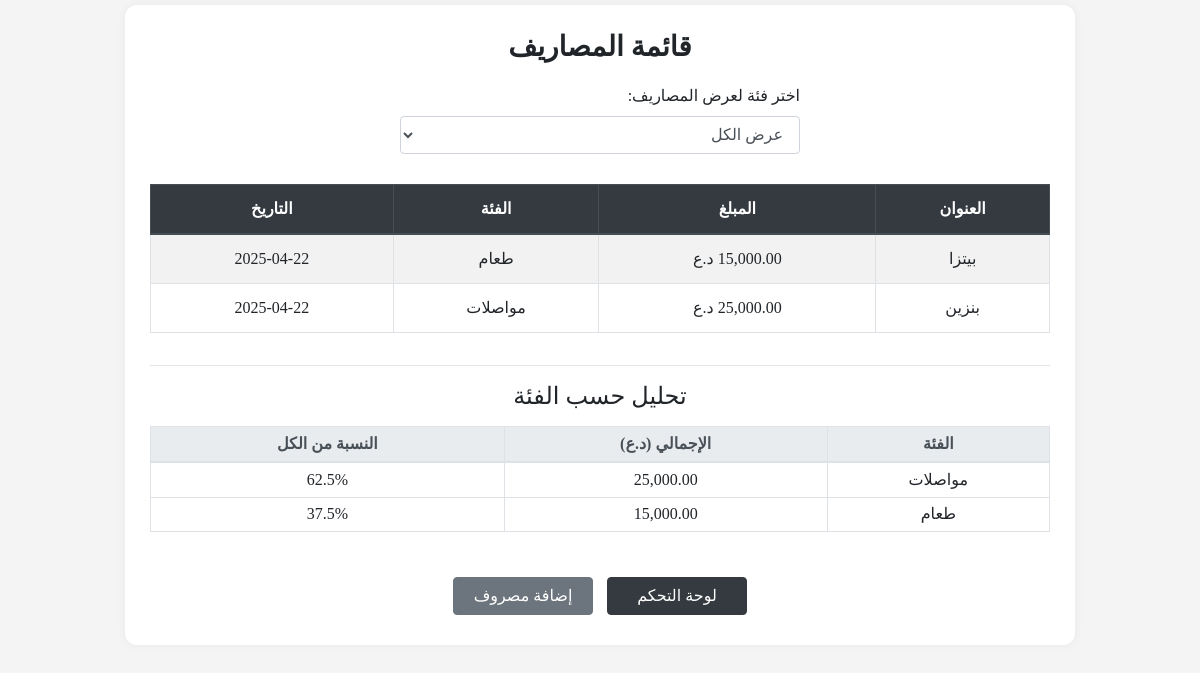
The page /expenses_manager/expenses.php (signed in) on the database its author committed.
### tables this page shows
CREATE TABLE `expenses` (
  `id` int(11) NOT NULL,
  `user_id` int(11) NOT NULL,
  `title` varchar(100) NOT NULL,
  `amount` decimal(10,2) NOT NULL,
  `expense_date` date NOT NULL,
  `created_at` timestamp NOT NULL DEFAULT current_timestamp(),
  `category_id` int(11) DEFAULT NULL
);

CREATE TABLE `categories` (
  `id` int(11) NOT NULL,
  `name` varchar(50) NOT NULL
);

### expenses_manager/expenses.php (the view, shortened to what this page needs)
<?php
include 'db.php';
$user_id = $_SESSION['user_id'];
$where = "expenses.user_id = $user_id";
$query = $conn->query("
    SELECT expenses.*, categories.name AS category_name
    FROM expenses
    LEFT JOIN categories ON expenses.category_id = categories.id
    WHERE $where
    ORDER BY expense_date DESC
");
$summary_query = $conn->query("
    SELECT categories.name AS category_name, SUM(expenses.amount) AS total
    FROM expenses
    JOIN categories ON expenses.category_id = categories.id
    WHERE $where
    GROUP BY expenses.category_id
    ORDER BY total DESC
");
$total_expenses = $conn->query("SELECT SUM(amount) AS total FROM expenses WHERE $where")->fetch_assoc()['total'];
?>
<!DOCTYPE html>
<html lang="ar" dir="rtl">
<head>
  <link rel="stylesheet" href="https://stackpath.bootstrapcdn.com/bootstrap/4.5.2/css/bootstrap.min.css">
</head>
<body>
<div class="expenses-box">
  <h3>قائمة المصاريف</h3>
  <form method="GET" class="filter-form">
    <div class="form-group">
      <label>اختر فئة لعرض المصاريف:</label>
      <select name="category" class="form-control" onchange="this.form.submit()">
        <option value="0">عرض الكل</option>
      </select>
    </div>
  </form>
  <?php if ($query->num_rows > 0): ?>
    <div class="table-responsive">
      <table class="table table-bordered table-striped">
        <thead class="thead-dark">
          <tr>
            <th>العنوان</th>
            <th>المبلغ</th>
            <th>الفئة</th>
            <th>التاريخ</th>
          </tr>
        </thead>
        <tbody>
          <?php while ($row = $query->fetch_assoc()): ?>
            <tr>
              <td><?= htmlspecialchars($row['title']) ?></td>
              <td><?= number_format($row['amount'], 2) ?> د.ع</td>
              <td><?= htmlspecialchars($row['category_name']) ?></td>
              <td><?= $row['expense_date'] ?></td>
            </tr>
          <?php endwhile; ?>
        </tbody>
      </table>
    </div>
  <?php else: ?>
    <div class="alert alert-info text-center">لا توجد مصاريف مسجلة لهذه الفئة.</div>
  <?php endif; ?>
  <?php if ($summary_query->num_rows > 0): ?>
    <hr>
    <h4 class="text-center mb-3">تحليل حسب الفئة</h4>
    <div class="table-responsive">
      <table class="table table-sm table-bordered">
        <thead class="thead-light">
           <tr>
            <th>الفئة</th>
            <th>الإجمالي (د.ع)</th>
            <th>النسبة من الكل</th>
          </tr>
        </thead>
        <tbody>
          <?php while ($row = $summary_query->fetch_assoc()): ?>
            <tr>
              <td><?= htmlspecialchars($row['category_name']) ?></td>
              <td><?= number_format($row['total'], 2) ?></td>
              <td><?= $total_expenses > 0 ? round(($row['total'] / $total_expenses) * 100, 2) : 0 ?>%</td>
            </tr>
          <?php endwhile; ?>
        </tbody>
      </table>
    </div>
  <?php endif; ?>
  <div class="text-center mt-4">
    <a href="dashboard.php" class="btn btn-dark btn-custom">لوحة التحكم</a>
    <a href="add_expense.php" class="btn btn-secondary btn-custom">إضافة مصروف</a>
  </div>
</div>
</body>
</html>

### expenses_manager/expenses.php (style rules this page uses)
body { background-color: #f4f4f4; font-family: 'Times New Roman', Times, serif; }
.expenses-box { max-width: 950px; margin: 5px auto; padding: 25px; background: #fff; border-radius: 12px; box-shadow: 0 0 10px rgba(0,0,0,0.05); text-align: right; }
h3 { text-align: center; font-weight: bold; margin-bottom: 20px; }
table th, table td { text-align: center; vertical-align: middle; }
.btn-custom { min-width: 140px; margin: 5px; }
.filter-form { max-width: 400px; margin: 20px auto 30px; }

### rows shown on the page
expenses: title "بيتزا", category.name "طعام", expense_date "2025-04-22"
expenses: title "بنزين", category.name "مواصلات", expense_date "2025-04-22"

### other values the page prints
$row['category_name'] "مواصلات"
$row['total'] "25,000.00"
$row['category_name'] "طعام"
$row['total'] "15,000.00"
